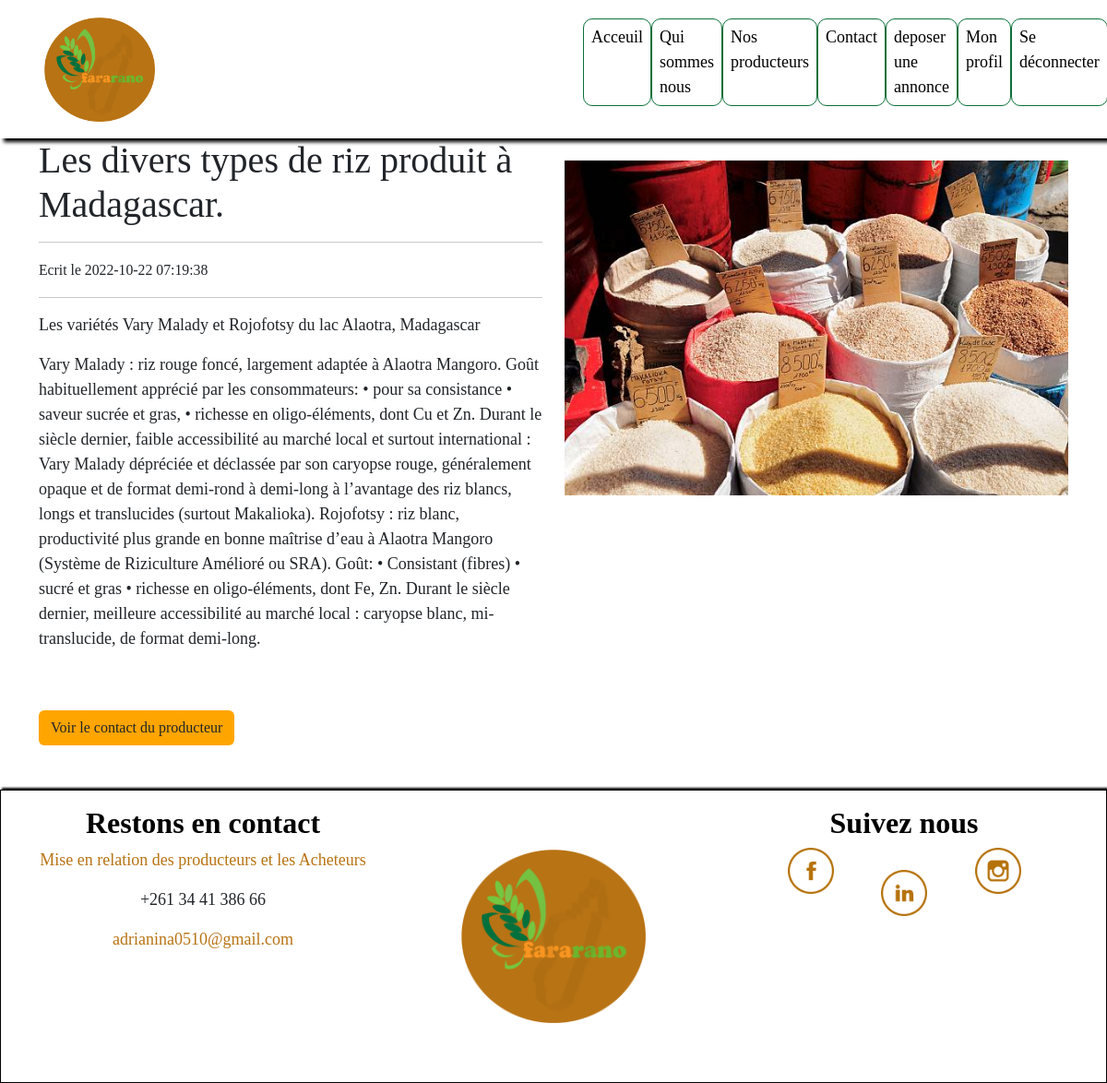
Screenshot of /article.php?controller=article&task=show&id=157 (signed in) with the database file from the repository.
### tables this page shows
CREATE TABLE `articles` (
  `id` int(11) NOT NULL,
  `title` varchar(255) NOT NULL,
  `name` varchar(255) NOT NULL,
  `introduction` text NOT NULL,
  `content` text NOT NULL,
  `created_at` datetime NOT NULL,
  `image` varchar(255) NOT NULL
);

### libraries/Renderer.php (called while the page is built, shortened)
<?php
class Renderer
{
    public static function render($path, $variables = [])
    {
        extract($variables);
        require('templates/' . $path . '.html.php');
        $pageContent = ob_get_clean();
        require('templates/layout.html.php');
    }
}

### libraries/controllers/Article.php (called while the page is built, shortened)
<?php
require_once('libraries/autoload.php');
class Article
{
    public function __construct()
    {
        $this->model = new \Models\Article();
    }
    public function show()
    {
        $article_id = null;
        if (!empty($_GET['id']) && ctype_digit($_GET['id'])) {
            $article_id = $_GET['id'];
        }
        $article = $this->model->find($article_id);
        \Renderer::render('articles/show', compact('pageTitle', 'article', 'article_id'));
    }
}

### libraries/Application.php (called while the page is built, shortened)
<?php
class Application
{
    public static function process()
    {
        $task = "index";
        if(!empty($_GET['task']))
        {
            $task = $_GET['task'];
        }
        $controller = new $controllerName();
        $controller->$task();
    }
}

### article.php (called while the page is built)
<?php
require_once('libraries/autoload.php');
\Application::process();

### libraries/models/Model.php (called while the page is built, shortened)
<?php
class Model
{
    public function __construct()
    {
        $this->pdo = \Database::getPdo();
    }
}

### libraries/Database.php (called while the page is built)
<?php
class Database
{
    public static function getPdo()
    {
        $pdo = new PDO('mysql:host=localhost;dbname=fararano;charset=utf8', 'root', '', [
            PDO::ATTR_ERRMODE => PDO::ERRMODE_EXCEPTION,
            PDO::ATTR_DEFAULT_FETCH_MODE => PDO::FETCH_ASSOC
        ]);
        return $pdo;
    }
}

### libraries/models/Article.php (called while the page is built, shortened)
<?php
require_once('libraries/autoload.php');
class Article extends Model
{
    function find($id)
    {
        $query = $this->pdo->prepare("SELECT * FROM articles WHERE id = :article_id");
        $query->execute(['article_id' => $id]);
        $article = $query->fetch();
        return $article;
    }
}

### libraries/autoload.php (called while the page is built, shortened)
<?php
spl_autoload_register(function($className){
    $className = str_replace("\\", "/", $className);
});

### libraries/auth.php (called while the page is built, shortened)
<?php
function is_connected(){
    return !empty($_SESSION['username']);
}

### templates/articles/show.html.php (the view, shortened to what this page needs)
<?php
require_once('libraries/auth.php');
force_user_connect(); ?>
<div class="row">
    <div class="col-md-6">
        <h1><?= $article['title'] ?></h1>
        <hr>
        <small>Ecrit le <?= $article['created_at'] ?></small>
        <hr>
        <p><?= $article['introduction'] ?></p>
        <p><?= $article['content'] ?></p>
        <button type="button" class="btn btn-custom my-5" data-bs-toggle="modal" data-bs-target="#exampleModal">
            Voir le contact du producteur
        </button>
    </div>
    <div class="col-md-6">
        <img src="<?= $article['image'] ?>" class="card-img-top my-4" alt="...">
    </div>
</div>

### templates/header.html.php (shortened to what this page needs)
<?php
require_once 'libraries/auth.php';
?>
<!DOCTYPE html>
<html lang="en">
<head>
    <link rel="stylesheet" href="https://cdn.jsdelivr.net/npm/bootstrap@5.2.2/dist/css/bootstrap.min.css">
    <link rel="stylesheet" href="https://cdnjs.cloudflare.com/ajax/libs/animate.css/4.1.1/animate.min.css">
    <link rel="stylesheet" href="style.css">
</head>
<body>
    <div class="navbar">
        <div class="logo">
            <img src="images/logo.png" alt="our logo" width="200">
        </div>
        <ul class="menu" id="menu">
            <li><a href="index.php">Acceuil</a></li>
            <li class="dropdown">
                <a href="about.php">Qui sommes nous</a>
            </li>
            <li><a href="article.php">Nos producteurs</a></li>
            <li><a href="contact.php">Contact</a></li>
            <li><a href="subscribe.php">deposer une annonce</a></li>
            <?php if (is_connected()) : ?>
                <li><a href="index.php">Mon profil</a></li>
                <li><a href="logout.php">Se déconnecter</a></li>
            <?php endif ?>
        </ul>
    </div>

### templates/layout.html.php
<?php require_once('templates/header.html.php'); ?>
    <div class="container">
        <?= $pageContent ?>
    </div>
<?php require_once('templates/footer.html.php'); ?>

### templates/footer.html.php (shortened to what this page needs)
<footer class="footer mt-auto py-3">
    <div class="container">
        <div class="row">
            <div class="col-md-4 text-center">
                <h2>Restons en contact</h2>
                <p class="text-brown">Mise en relation des producteurs et les Acheteurs</p>
                <p>+261 34 41 386 66</p>
                <p class="text-brown">adrianina0510@gmail.com</p>
            </div>
            <div class="col-md-4 text-center my-5">
                <img src="../images/logo.png" alt="" width="200">
            </div>
            <div class="col-md-4">
                <h2>Suivez nous</h2>
                <ul class="social-media">
                    <li>
                        <a href="">
                        <img width="50" src="../images/facebook.png" alt="">
                        </a>
                    </li>
                    <li class="mt-4">
                        <a href="">
                        <img width="50" src="../images/linkedin.png" alt="">
                        </a>
                    </li>
                    <li>
                        <a href="">
                        <img width="50" src="../images/instagram.png" alt="">
                        </a>
                    </li>
                </ul>
            </div>
        </div>
</footer>
</body>
</html>

### style.css (style rules this page uses)
body { margin: 0; padding: 0; box-sizing: border-box; font-size: 18px; font-family: 'Baskerville Old Face'; }
h1 { font-family: 'Cooper Black'; }
.navbar { position: sticky; top: 0; z-index: 1; background-color: white; box-shadow: 4px 4px 4px #000; height: 150px; }
.navbar .logo { width: 120px; margin-left: 4%; }
.navbar .logo img { width: 100%; }
ul.menu { display: flex; justify-content: space-evenly; list-style: none; width: 50%; }
.menu li { border: 1px solid #0b703a; padding: 6px 8px; transition: linear .2s; border-radius: 10px; }
.menu a { text-decoration: none; color: #000; }
.dropdown { position: relative; display: inline-block; }
footer { border: 1px solid #000; background-color: rgba(255, 255, 255, 0.5); box-shadow: 2px -2px 2px #000; }
footer h2 { font-weight: bolder; color: #000; font-family: 'Cooper Black'; }
footer ul.social-media { list-style: none; display: flex; margin: 0; justify-content: space-evenly; padding-left: 0px; }
footer h2 { text-align: center; font-family: 'Cooper Black'; }
.text-brown { color: #b87314; }
input[type=button], input[type=submit], button { background-color: #f89621; border: none; color: #fff; }
.btn-custom { background-color: orange; }

### rows the page displays
articles: title "Les divers types de riz produit à Madagascar.", created_at "2022-10-22 07:19:38", introduction "Les variétés Vary Malady et Rojofotsy du lac Alaotra, Madagascar", content "Vary Malady : riz rouge foncé, largement adaptée à Alaotra Mangoro. Goût habituellement apprécié par les consommateurs: • pour sa consistance • saveur sucrée et gras, • richesse en oligo-éléments, dont Cu et Zn. Durant le siècle dernier, faible accessibilité au marché local et surtout international : Vary Malady dépréciée et déclassée par son caryopse rouge, généralement opaque et de format demi-rond à demi-long à l’avantage des riz blancs, longs et translucides (surtout Makalioka). Rojofotsy : riz blanc, productivité plus grande en bonne maîtrise d’eau à Alaotra Mangoro (Système de Riziculture Amélioré ou SRA). Goût: • Consistant (fibres) • sucré et gras • richesse en oligo-éléments, dont…", image (picture)
